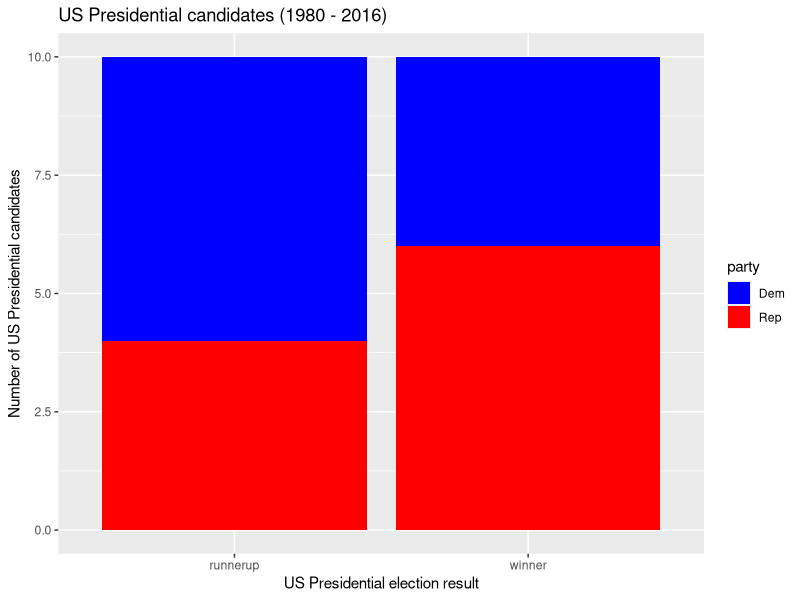

Recreate this plot in R.
## ---- chunk 1
library(tidyverse)
hist_vote_wide <- read_csv("data/us_vote.csv") 
hist_vote_wide <- select(hist_vote_wide, election_year, winner, runnerup)
hist_vote_wide <- tail(hist_vote_wide, 10)
hist_vote_wide
## ---- chunk 2
hist_vote_tidy <- gather(hist_vote_wide, 
                         key = result, 
                         value = candidate, 
                         winner, runnerup)
hist_vote_tidy
## ---- chunk 3
hist_vote_party <- read_csv("data/historical_vote_messy.csv")
hist_vote_party
## ---- chunk 4
hist_vote_party_gathered <- gather(hist_vote_party, 
                          key = result, 
                          value = candidate, 
                          winner, runnerup)
hist_vote_party_gathered
## ---- chunk 5
hist_vote_party_tidy <- separate(hist_vote_party_gathered,
                                 col = candidate, 
                                 into = c("candidate", "party"), 
                                 sep = "/") 
hist_vote_party_tidy
## ---- chunk 6
ggplot(hist_vote_party_tidy, aes(x = result, fill = party)) +
  geom_bar() +
  scale_fill_manual(values=c("blue", "red")) +
  xlab("US Presidential election result") +
  ylab("Number of US Presidential candidates") +
  ggtitle("US Presidential candidates (1980 - 2016)") 

## ---- chunk 7
us_data <- read_csv("data/state_property_vote.csv")
us_data
## ---- chunk 8
ca_prop_data <- filter(us_data, state == "California")
ca_inc_prop <- select(ca_prop_data, med_income, med_prop_val)
ca_inc_prop
## ---- chunk 9
ca_inc_prop <- filter(us_data, state == "California") %>% 
                    select(med_income, med_prop_val)
ca_inc_prop
## ---- chunk 10
small_state_commutes <- filter(us_data, pop < 1000000) %>% 
  select(state, avg_commute) %>% 
  arrange(avg_commute)
small_state_commutes
## ---- chunk 11
us_commute_time_summary <- summarize(us_data, 
                                  min_mean_commute = min(avg_commute),
                                  max_mean_commute = max(avg_commute),
                                  mean_mean_commute = mean(avg_commute))
us_commute_time_summary
## ---- chunk 12
us_commute_time_summary_by_party <- group_by(us_data, party) %>% 
  summarize(min_mean_commute = min(avg_commute),
            max_mean_commute = max(avg_commute),
            mean_mean_commute = mean(avg_commute))
us_commute_time_summary_by_party
## ---- chunk 13
head(mtcars)
## ---- chunk 14
max_of_columns <- map(mtcars, max)
max_of_columns
## ---- chunk 15
typeof(max_of_columns)
## ---- chunk 16
max_of_columns <- map_df(mtcars, max)
max_of_columns
